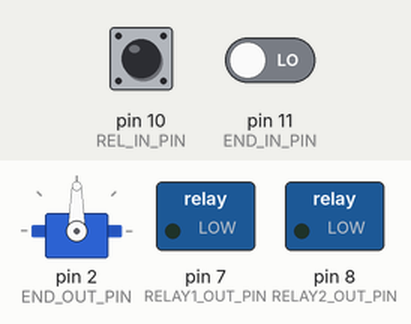
Recording of a sketch running on a simulated Arduino Uno, built with avr-gcc and run on an emulated ATmega328P. On the bench: servo, switched loads named in the sketch (green lamp = pin HIGH). The inputs (shaded band) are chosen by the test bench; at power-on: pin 10 (REL_IN_PIN) LOW, pin 11 (END_IN_PIN) LOW.

Above: at 1.2 s.
1.3 s: pin 10 (REL_IN_PIN) pulsed HIGH 2 times (0.12 s each, 0.3 s apart)
At 2.6 s:
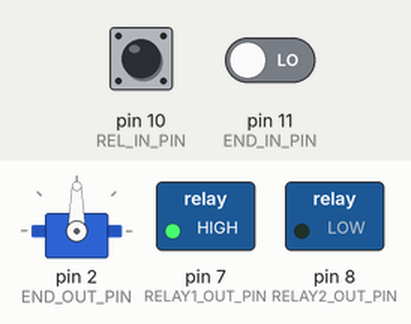
Timing chart, 0 to 4.3 s (numbered marks = the images above; inputs shaded):
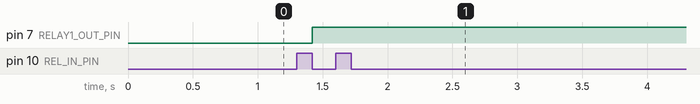

The sketch:

TrainingMix.ino
```cpp
/*
 * author: William Zschoche
 *
 * Include libraries at the top of the source document. These signal the compiler
 * to look in the the specified libraries for keywords and function calls that we
 * will be using.
 *
 * Servo.h:         allows us to easily write a PWM signal directly to servos.
 *
 * PinChangeInt.h:  extends the Arduino unit's capabilities by "listening" for
 *                  changes in the incoming signals. The attachInterrupt() function
 *                  in the base library will listen for an entire duty cycle. For
 *                  our purposes this is a waste of resources and will not allow us
 *                  to realize control of the 12 actuators necessary for the full
 *                  project. More on how to use it later in the file.
 */

#include <Servo.h>
#include <PinChangeInt.h>

/*
 * Pre-define the pins used on the Arduino board. All pins defined are digital pins.
 *
 * REL_IN_PIN:      Input pin receiveing the incoming PWM signal from the X8R
 *                  receiver(the remote control) that controls the linear actuator.
 *
 * RELAY1_OUT_PIN:  Pin outputting to relay 1.
 * RELAY2_OUT_PIN:  Pin outputting to relay 2.
 *
 * REL_FLAG:        Bit flag to let the Arduino system know there is a change in the
 *                  state of the incoming signal (Changing from HIGH to LOW,
 *                  or vice versa).
 *
 * **Note:  BIT FLAGS are represented in base 10 in this source code
 *          (1, 2, 4, up to 256). In base 2 we can treat a 8-bit unsigned integer as
 *          a quick and dirty 8-element boolean array. In this version of the code.
 *
 *          EX: 1     = 00000001
 *              2     = 00000010
 *              1 + 2 = 00000011
 *
 *          We may use a 16-bit number for double the flags, however we only two
 *          flags for this project.
 */

#define REL_IN_PIN 10
#define RELAY1_OUT_PIN 7
#define RELAY2_OUT_PIN 8
#define REL_FLAG 2

/*
 * END_IN_PIN:    Input pin receiveing the incoming PWM signal from X8R receiver
 *                (the remote control) that controls the end effector.
 *
 * END_OUT_PIN:   Pin outputting to end effector.
 *
 * END_FLAG:      Bit flag to let the Arduino system know there is a change in the
 *                state of the incoming signal (Changing from HIGH to LOW,
 *                or vice versa).
 */

#define END_IN_PIN 11
#define END_OUT_PIN 2
#define END_FLAG 1

/*
 * bUpdateFlagsShared is the variable that holds the bit flags.
 *
 * **NOTE:  "volatile" keyword tells the compiler to allow this variable to be
 *          modified outside of the MAIN control loop. Normally, the Arduino will
 *          "lock-out" other processes. We need these variables to be open so we can
 *          allow sensors to intrrupt the main loop and modify them.
 */

volatile uint8_t bUpdateFlagsShared;

/*
 * volatile uint16_t usEndInShared: 16-bit, unsigned, integer that stores how long
 *                                  the incloming PWM signalfor the end effector is
 *                                  HIGH. A 16-bit variable is called a 'short'.
 *
 * volatile uint16_t usRelInShared: 16-bit unsigned integer that stores how long the
 *                                  incloming PWM signal for the relay is high.
 *
 * **NOTE:  On the naming convention,
 *          [if unsigned][bits][what it does][if shared (read volatile)]
 *          So, usEndInShared means [unsigned][short][end effector input][shared]
 *
 * **NOTE:  The duty cycle of these servos is 20,000 microseconds. Therefore, an
 *          8-bit, unsigned variable will not work because the maximum value it can
 *          hold is 256. The next size variable available is 16-bits which can store
 *          an unsigned integer between 0 and 65,536.
 */

volatile uint16_t usEndInShared;
volatile uint16_t usRelInShared;

/*
 * uint32_t ulEndStart: [unsigned][long][end effector signal start-time]
 *                      When the Arduino "senses" a change in the end effector input
 *                      pin from LOW to HIGH, the system time in microseconds, is
 *                      saveded to the 32-bit integer variable ulEndStart. More on
 *                      this later in the code.
 *
 * uint32_t ulRelStart: [unsigned][long][relay signal start-time]
 *                      Just like the end effector, this is the variable that saves
 *                      the start-time for the realy controlling the linear actuator
 *
 *                      Later,
 *                      when the signal changes back from HIGH to LOW, the ulEndStart
 *                      is subtracted from the current time. Like a timer, the
 *                      difference gives us the signal time length to tell the end
 *                      effector servo. I
 */

uint32_t ulEndStart;
uint32_t ulRelStart;

/*
 * Servo servoEnd: [class][name of instance]
 *                 Here we are telling the compiler that there will be a instance of
 *                 the Servo class. Creating servoEnd and attaching it to the output
 *                 pin for the end effector will allow us to control the servo in it.
 *                 The methods in the Servo class will handle all of the background
 *                 magic to make it all happen.
 */

Servo servoEnd;

void setup()
{
  /*
   * Start the default serial port at standard baudrate 9600.
   * This opens communication with the serial monitor on
   * the computer connected to the arduino unit through the
   * USB port.
  */
  Serial.begin(9600);

  /*
   * Before we can begin communication to the end effector, we must "attach" the
   * output pin to the instance of the Servo class we created earlier. This will
   * allow us to manipulate the servo.
   */

  servoEnd.attach(END_OUT_PIN);

  /*
   * Because the linear actuator is controlled by two relays, we cannot use the Servo
   * class to manage how we control it. Instead, we must control the relays directly.
   * Don't worry, it's very simple. Much like the Servo class, first we much declare
   * which pins are the outputs for the two relays.
   */

  pinMode(RELAY1_OUT_PIN, OUTPUT);
  pinMode(RELAY2_OUT_PIN, OUTPUT);

  /*
   * This code tells the compiler that we will be listeing to REL_IN_PIN and
   * END_IN_PIN for changes in the signal (remember, LOW to HIGH). When there is a
   * change in signal, execute the function calcRel or calcEnd, respective to the
   * pin.
   */

  PCintPort::attachInterrupt(REL_IN_PIN, calcRel, CHANGE);
  PCintPort::attachInterrupt(END_IN_PIN, calcEnd, CHANGE);
}

void loop() {

  /*
   * static uint16_t usEndIn: [unsigned][short: 16-bit][end effector input]
   * static uint16_t usRelIn: [unsigned][short: 16-bit][end relay input]
   *                          Local variables get created and destroyed every time
   *                          the function they reside in is called, so the value is
   *                          not retained. Making the variable 'static' retains the
   *                          variable through subsequent iterations of the main
   *                          loop, so the value inside is intact.
   *
   * **NOTE:  We will be using these variables to hold copies of the raw input values
   *          from the receiver. We have to hold copies of the input values in
   *          usEndInShared, usRelInShared, and bUpdateFlagsShared because we cannot
   *          guarantee we will have read access to these variables when it comes
   *          time to use them; also, we cannot guarantee the values won't be updated
   *          mid-loop.
   */

  static uint16_t usEndIn;
  static uint16_t usRelIn;

  static uint8_t bUpdateFlags;

  /*
   * This is an if statement. It means
   * if (such and such is true) {
   *     do is...
   *     and this...
   * }
   *
   * In the following statement there is some programming trickery.
   * if(bUpdateFlagsShared), means: if bUpdateFlagsShared has any value other than
   * 0, do the following code. In Arduino, indeed in all of the languages I've
   * encountered, false is represented as 0. So the following code will be executed
   * provided there are bit-flags indicating there are values to process.
   */

  if(bUpdateFlagsShared) {

    /*
     * Remember those copies I mentioned just before? This is where we do it.
     * "noInterrupts()" tells the system that we won't be taking any new values while
     * we make our copies.
     */
    noInterrupts();

    //make a copy of the bit-flags
    bUpdateFlags = bUpdateFlagsShared;

    /*
     * Here we are checking if there is flag for the relay input.
     * "bUpdateFlags & REL_FLAG", is a Bitwise AND operation. The condition checks if
     * there is bit-flag for the relay operation.
     *
     * To visualize:
     *
     * If there was only one flag indicating we had a new input signal for the relay
     *
     * 0  0  1  0    bUpdateFlags
     * 0  0  1  0    REL_FLAG
     * ----------
     * 0  0  1  0    (bUpdateFlags & REL_FLAG) = returned result
     *
     * (4 in binary which is not 0, so the result is TRUE)
     *
     * We now will go and get a copy of the input value for the relay.
     *
     * What if bUpdateFlags was 0?
     *
     * 0  0  0  0    bUpdateFlags
     * 0  0  1  0    REL_FLAG
     * ----------
     * 0  0  0  0    (bUpdateFlags & REL_FLAG) = returned result
     *
     * (0 in binary, so the result is FALSE)
     *
     * What if bUpdateFlags only had a bit flag for the end effector?
     *
     * 0  0  0  1    bUpdateFlags
     * 0  0  1  0    REL_FLAG
     * ----------
     * 0  0  0  0    (bUpdateFlags & REL_FLAG) = returned result
     *
     * (0 in binary, so the result is FALSE)
     */
    if(bUpdateFlags & REL_FLAG)
    {
      usRelIn = usRelInShared;
    }

    if(bUpdateFlags & END_FLAG)
    {
      usEndIn = usEndInShared;
    }

    //We've processed all of the necessary flags. Reset bUpdateFlagsShared to 0 so it
    //can receive new flags from the interrupts.
    bUpdateFlagsShared = 0;

    //resume allowing interrupts to write data.
    interrupts();
  }

  /*
   * Now that we have shiny new values to play with, lets use them to control our
   * end effector and relay.
   *
   * First we check for a flag to process the respective data.
   */

  if(bUpdateFlags & REL_FLAG)
  {
    // This line is commented out because it was used for debug purposes
    // Serial.println(usRelIn);

    /*
     * usRelIn has holds the length of time the input signal was HIGH. If the input
     * signal is HIGH for less than 1100 microseconds, we retract the linear actuator
     * connected to the relay. if the signal is greater than 1900 microseconds, we
     * extend the linear actuator. If the value is anwhere in between, we simply turn
     * both relays off and the linear actuator will not move.
     *
     * digitalWrite(RELAY2_OUT_PIN,1);          // Turns Relay Off
     * digitalWrite(RELAY1_OUT_PIN,0);          // Turns ON Relay 1
     *
     * The linear actuator exends and retracts depending on the polarity of the
     * eletricity flowing to it. To "flip" the polarity, we connected 2 relays in an
     * H-Bridge configuration. Turning relay 1 on and relay 2 off makes the
     * the electricity flow in one direction. if we turn relay 1 off and relay 2 on,
     * the polarity reverses. If we turn both relays off, the circuit is broken and
     * the linear actuator does nothing.
     */

    if(usRelIn < 1100) {
      //sometimes the signal is missed between toggles
      //confirm relay 2 is off. otherwise no movement, relays cancel out
      digitalWrite(RELAY2_OUT_PIN,1);          // Turns Relay Off
      digitalWrite(RELAY1_OUT_PIN,0);          // Turns ON Relay 1
    }
    else if(usRelIn > 1900) {
      //cofnirm relay 1 is off
      digitalWrite(RELAY1_OUT_PIN,1);          // Turns Relay Off
      digitalWrite(RELAY2_OUT_PIN,0);          // Turns ON Relay 2
    }
    else {
      digitalWrite(RELAY1_OUT_PIN,1);          // Turns Relay 1 Off
      digitalWrite(RELAY2_OUT_PIN,1);          // Turns Relay 2 Off
    }
  }

  //check for an end effector flag
  if(bUpdateFlags & END_FLAG)
  {
    /*
     * Here we are checking fit the old value for servoEnd is not equal to the new
     * If there is no change, there is no reason to update the value we are sending
     * to the end effector servo.
     */

    if(servoEnd.readMicroseconds() != usEndIn)
    {
      /*
       * The servo in the end effector can only handle signal values that are natural
       * numbers between 1000 and and 2000. being an unsigned integer automatically
       * handles the natural number part. But what about the upper and lower bounds?
       * Sometimes the receiver will get pulses that are less than 1000 and greater
       * than 2000 (on testing, I received signals ranging from 994 and 2015
       * microseconds). Sending a signal that exceeds the bounds of the servo could
       * damage it. The following conditions automatically set any incoming signal
       * that is excessive or deficient to its respective bound. All other values in
       * between are untouched.
       */
      if(usEndIn < 1000)
        usEndIn = 1000;
      else if(usEndIn > 2000)
        usEndIn = 2000;

      /*
       * The end effector is tough but it's not tough enough to withstand constant
       * pressure from the servo within. We can't limit the servo with conditions
       * like we did before because the dial would only work within conditions
       * So, we have to limit servo yet again witout losing the range of output of
       * the dial controlling the opening and closing of the fingers. If the fingers
       * close too tight, we risk damaging the lower plate, washer, and spacers.
       * If the servo opens too wide, we risk cracking the casing and damaging the
       * lower plate.
       *
       * The solution is to map the values between valid inputs, 1000 and 2000, to a
       * restricted, safe range. After testing, I found the acceptable ranges to be
       * 1220 to 1480.
       */

      usEndIn = map(usEndIn, 1000, 2000, 1220, 1480);

      //print the final output for debugging purposes.
      //Serial.println(usEndIn);

      //And finally, we update the servo with the new signal value, and it will
      //rotate to the new position.
      servoEnd.writeMicroseconds(usEndIn);
    }
  }

  //Now that we've processed the incoming signals, zero out the bit-flag variable
  //so it's ready for the next loop.
  bUpdateFlags = 0;
}

/*
 * These are the functions called when a new inturrupt arrives. Remember these?
 *
 * PCintPort::attachInterrupt(REL_IN_PIN, calcRel, CHANGE);
 * PCintPort::attachInterrupt(END_IN_PIN, calcEnd, CHANGE);
 */

void calcRel()
{

  //if the input signal is HIGH,
  if(digitalRead(REL_IN_PIN) == HIGH)
  {
    //get the current system time in microseconds and save it
    ulRelStart = micros();
  }
  else
  {
    /*
     * Else the signal must be LOW and we can calculate the signal length
     * Get the current system time, subtract the start time we saved earlier,
     * and save the result for processing.
     */
    usRelInShared = (uint16_t)(micros() - ulRelStart);

    //Remove the relay bit flag from the bit-flag variable.
    bUpdateFlagsShared |= REL_FLAG;
  }
}

/*
 * calcEnd does the same thing as calcRel, just with different variables.
 * See the previous function for details.
 */
void calcEnd()
{
  if(digitalRead(END_IN_PIN) == HIGH)
  {
    ulEndStart = micros();
  }
  else
  {
    usEndInShared = (uint16_t)(micros() - ulEndStart);
    bUpdateFlagsShared |= END_FLAG;
  }
}
```

Measured:
- after the input at 1.3 s, pin 7 (RELAY1_OUT_PIN): LOW → HIGH after 0.12 s
